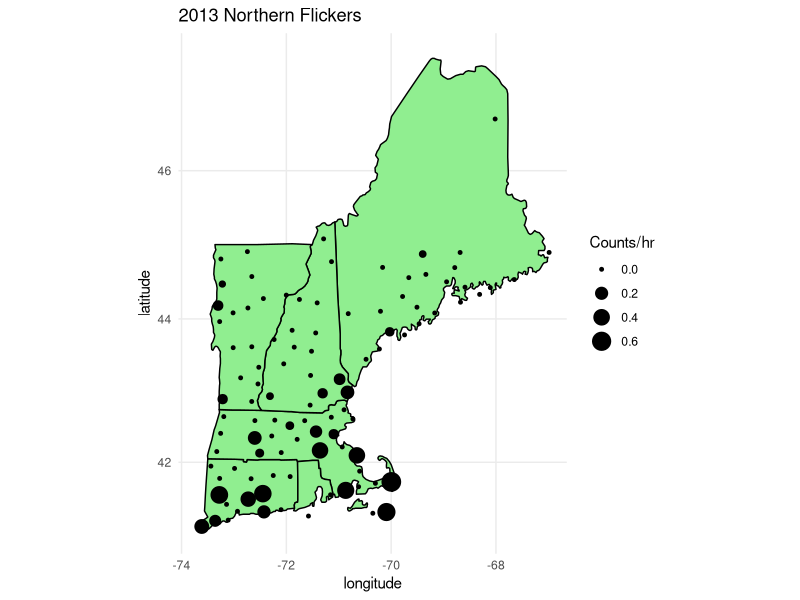
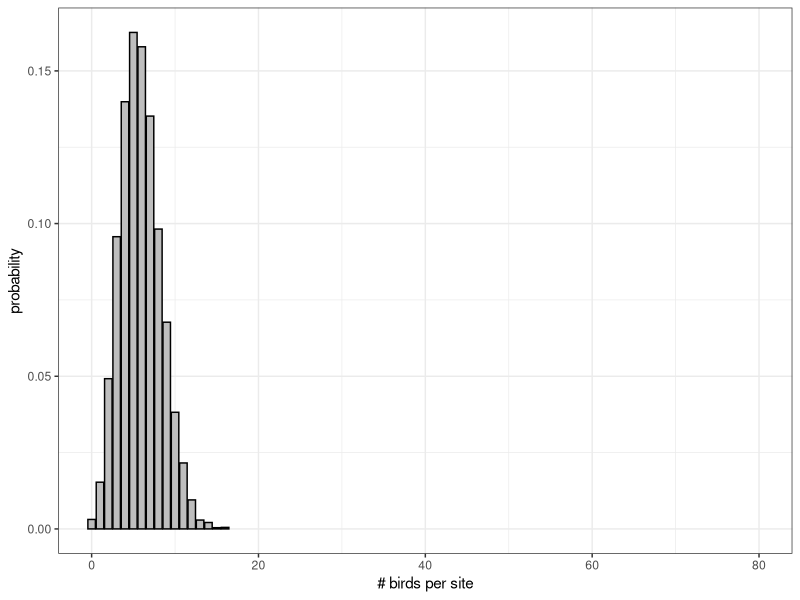
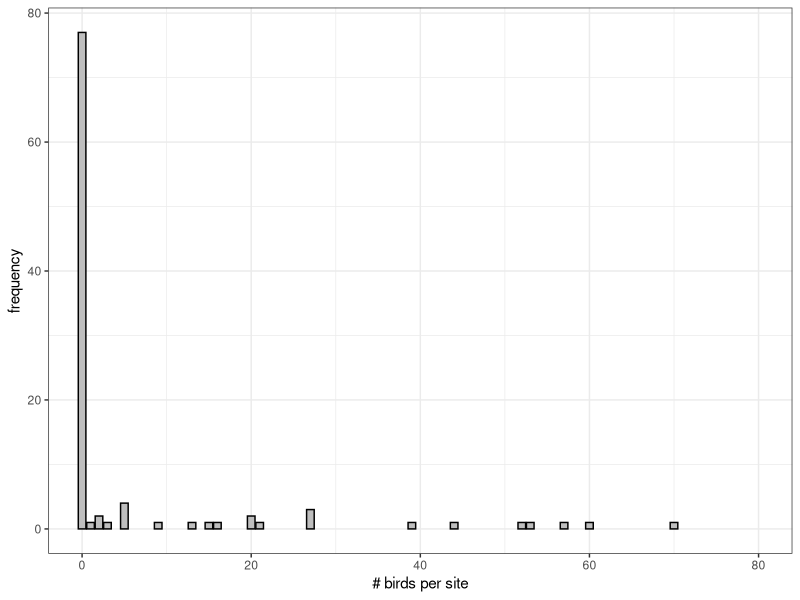
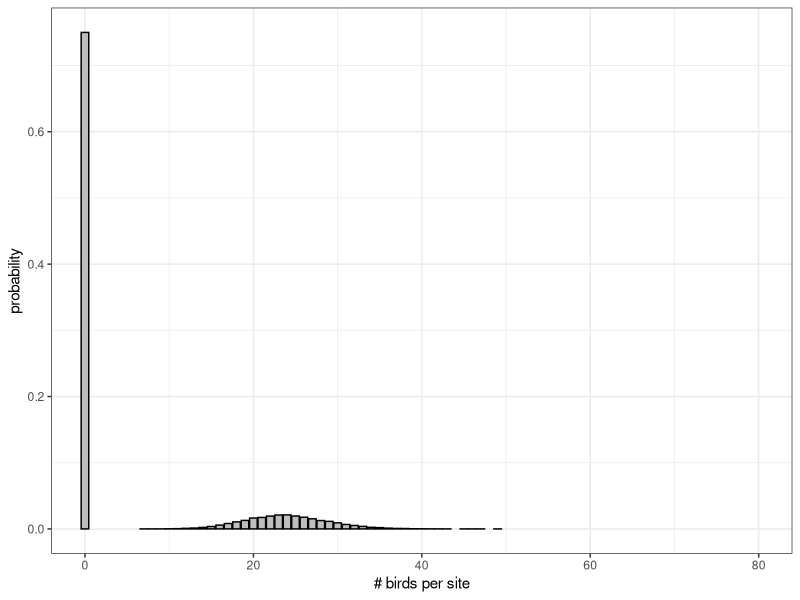
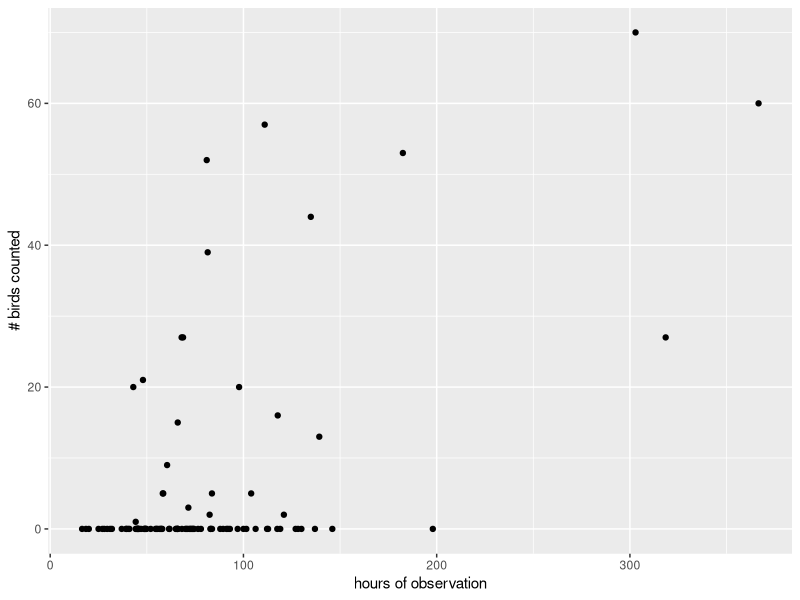
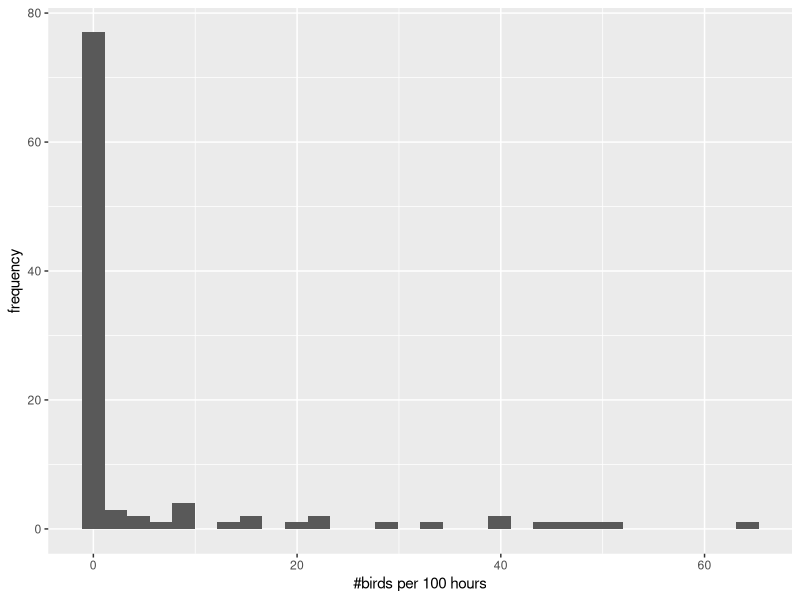
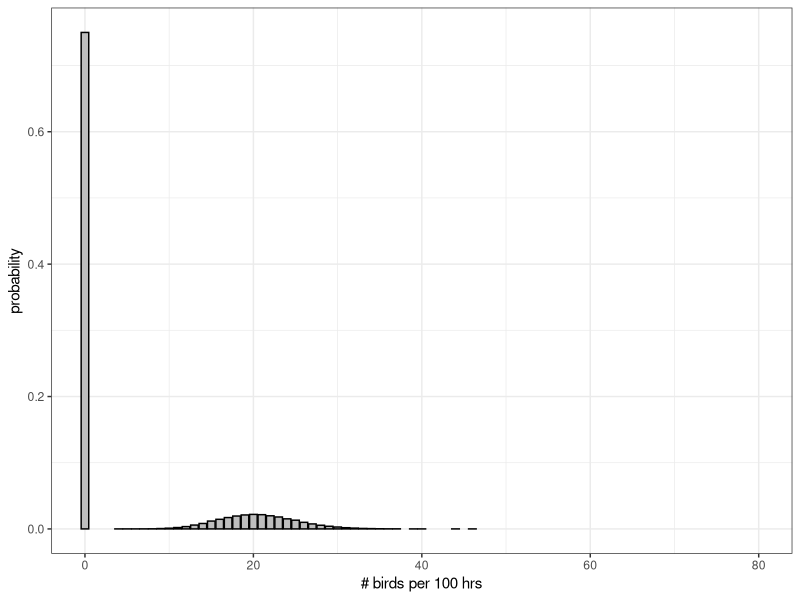
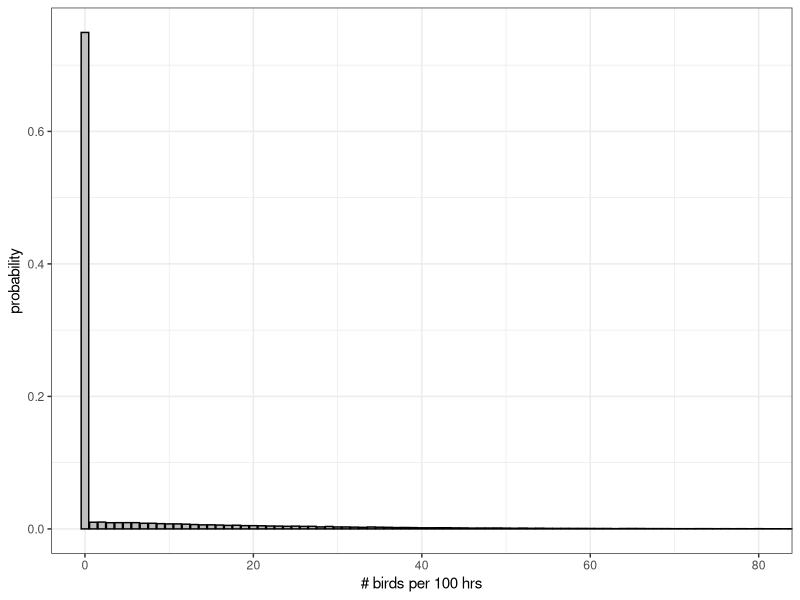

Reproduce these figures in R, in order.
## ---- chunk 1
library(tidyverse)
library(here) # for here()
library(pscl) #for zero-inflated poisson
library(MASS) #for rnegbin() and other useful functions

# the MASS package has a function `select()` just like dplyr in the tidyverse.  If you want to always use the dplyr version you could do:

select <- dplyr::select

#for map (optional):
library(maps)
library(mapproj)
## ---- chunk 2
# data for map
new_england <- map_data('state', region = c('massachusetts', 'new hampshire', 'vermont', 'maine', 'connecticut', 'rhode island'))

birds <- read_csv(here("data", "NE_flickers.csv"))
head(birds)
## ---- chunk 3
ggplot() +
  geom_polygon(data = new_england, aes(x = long, y = lat, group = group),
               color = "black", #lines
               fill = "lightgreen") + #area
  geom_point(data = birds, aes(x = Longitude, y = Latitude, size = Count/hours)) +
  coord_map() +
  theme_minimal() +
  labs(title = "2013 Northern Flickers", x = "longitude", y = "latitude", size = "Counts/hr")
## ---- chunk 4
m1 <- glm(Count ~ 1, family = poisson, data=birds)
# expected # of flickers, simple poisson model:
coef(m1) # ... on a log scale
exp(coef(m1)) # .... back-transformed
## ---- chunk 5
#plot as proportion rather than count with stat="count" and y = after_stat(prop)
#after_stat() access variables calculated by the stat specified in the geom.  I.e. stat = "count" produces both a count variable and a prop variable behind the scenes before plotting.
tibble(x = rpois(10000, exp(coef(m1)))) %>% #generate random numbers
  ggplot() +
  geom_bar(stat = "count", aes(x, y = after_stat(prop), group = 1),
           fill = "grey", color = "black") +
  theme_bw() +
  coord_cartesian(xlim = c(0, 80)) +
  labs(y = "probability", x = "# birds per site")
## ---- chunk 6
ggplot(birds, aes(Count)) +
  geom_bar(color = "black", fill = "grey") +
  theme_bw() +
  coord_cartesian(xlim = c(0, 80)) +
  labs(y = "frequency", x = "# birds per site")
## ---- chunk 7
m2 <- zeroinfl(Count ~ 1, data = birds)
coef(m2)
## ---- chunk 8
plogis(coef(m2)[2]) 
## ---- chunk 9
exp(coef(m2)[1]) # expected # of flickers, in suitable sites
## ---- chunk 10
zip_pred_a = rep(0, 75000) #zeroes
zip_pred_b = rpois(25000, exp(coef(m2)[1])) #poisson
zip_pred = data.frame(x = c(zip_pred_a, zip_pred_b))

ggplot(zip_pred) +
  geom_bar(stat = "count", aes(x, y= ..prop.., group = 1),
           fill = "grey", color = "black") +
  theme_bw() +
  coord_cartesian(xlim = c(0, 80)) +
  labs(y = "probability", x = "# birds per site")
## ---- chunk 11
mean(zip_pred$x)
var(zip_pred$x)
## ---- chunk 12
head(birds)
#does number of birds increase with search effort?
ggplot(birds, aes(x = hours, y = Count)) + geom_point() +
  labs(x = "hours of observation", y = "# birds counted")
## ---- chunk 13
birds <- birds %>%
  mutate(count_per_hr = Count/hours)

ggplot(birds, aes(count_per_hr*100)) +
  geom_histogram() +#histogram for continuous data
  labs(y = "frequency", x = "#birds per 100 hours")
## ---- chunk 14
mean(100*birds$count_per_hr)
var(100*birds$count_per_hr)
## ---- chunk 15
m3 <- zeroinfl(Count ~ 1, offset = log(hours), data = birds)
coef(m3)
## ---- chunk 16
plogis(coef(m3)[2]) # probability habitat is unsuitable
exp(coef(m3)[1]) # expected # of flickers, per hour of observation
## ---- chunk 17
predict(m3, type = "response") %>% head()
## ---- chunk 18
zip_pred_c = rep(0, 75000)
zip_pred_d = rpois(25000, 100*exp(coef(m3)[1]))
zip_pred2 = tibble(x = c(zip_pred_c, zip_pred_d))

#copy and paste code, change dataframe name:
ggplot(zip_pred2) +
  geom_bar(stat = "count", aes(x, y= ..prop.., group = 1),
           fill = "grey", color = "black") +
  theme_bw() +
  coord_cartesian(xlim = c(0, 80)) +
  labs(y = "probability", x = "# birds per 100 hrs")
## ---- chunk 19
mean(zip_pred2$x)
var(zip_pred2$x)
## ---- chunk 20
m4 <- zeroinfl(Count ~ 1, offset = log(hours), dist = "negbin", data = birds)
summary(m4)
## ---- chunk 21
zinb_pred_a = rep(0, 74000) # probability of zeros = 0.74; 74% are 0's
zinb_pred_b = rnegbin(26000, mu = 100 * exp(coef(m4)[1]), theta = m4$theta) 

# prob of non-zeros = 0.26; 26% are samples from a negative binomial distribution with count and dispersion terms from the fitted model

zinb_pred = tibble(x = c(zinb_pred_a, zinb_pred_b)) # combined data from both  distributions

ggplot(zinb_pred) +
  geom_bar(stat = "count", aes(x, y= ..prop.., group = 1),
           fill = "grey", color = "black") +
  theme_bw() +
  coord_cartesian(xlim = c(0, 80)) +
  labs(y = "probability", x = "# birds per 100 hrs")
## ---- chunk 22
mean(zinb_pred$x)
var(zinb_pred$x)
## ---- chunk 23
m_pois <- glm(Count ~ 1 + offset(log(hours)), family = poisson, data = birds)
m_zip <- zeroinfl(Count ~ 1 + offset(log(hours)), data = birds)
m_zinb <- zeroinfl(Count ~ 1 + offset(log(hours)), dist = "negbin", data = birds)

AIC(m_pois, m_zip, m_zinb)
